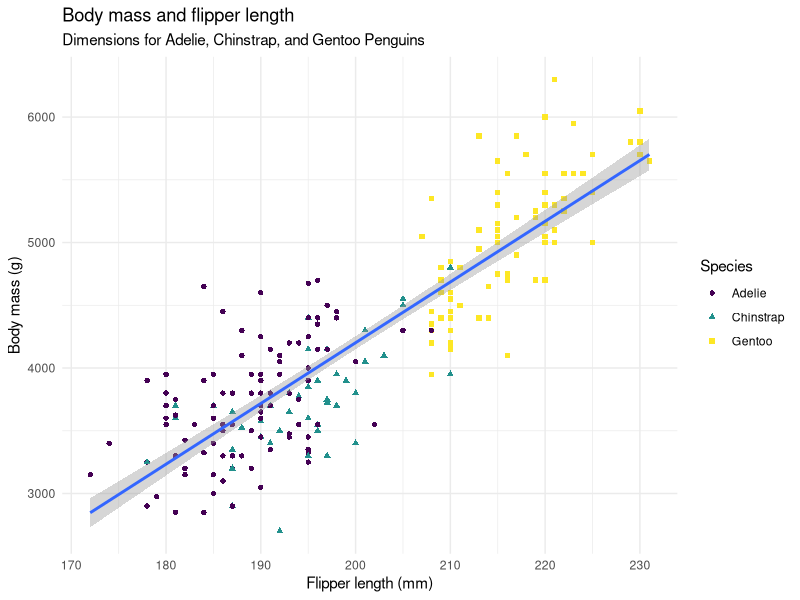
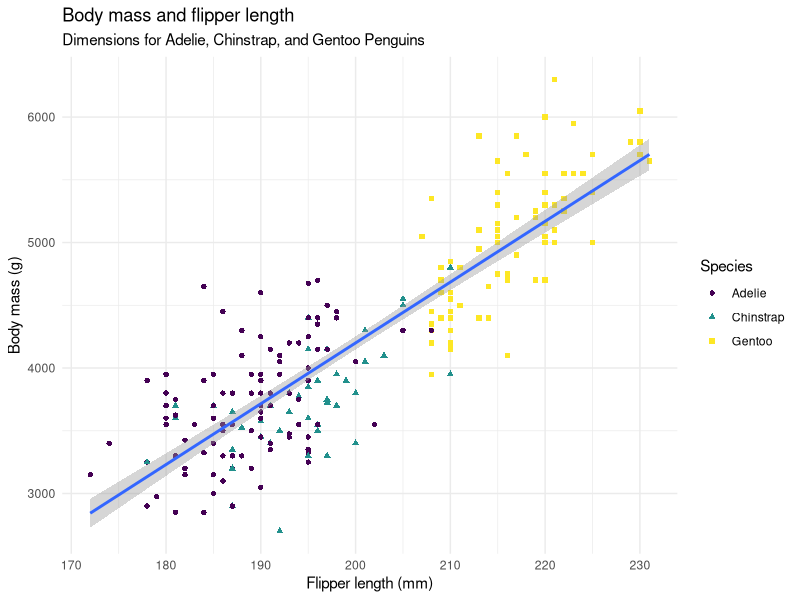
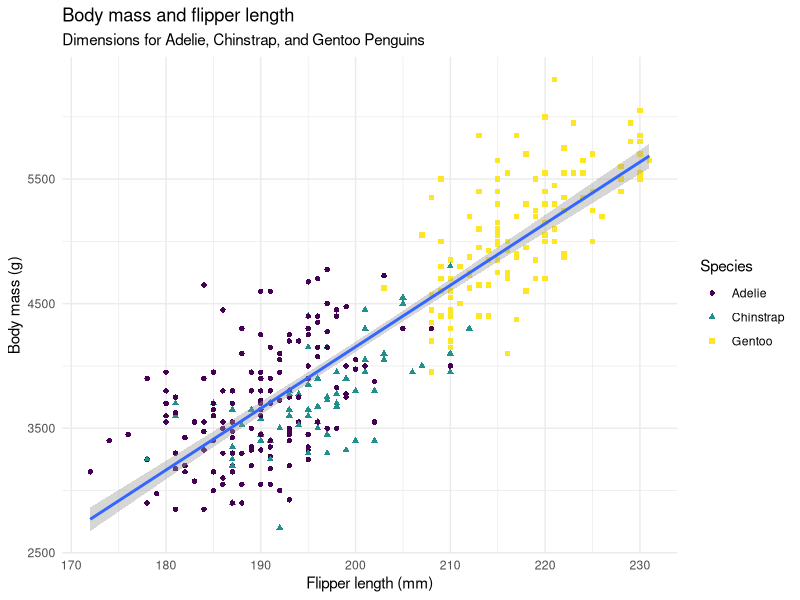
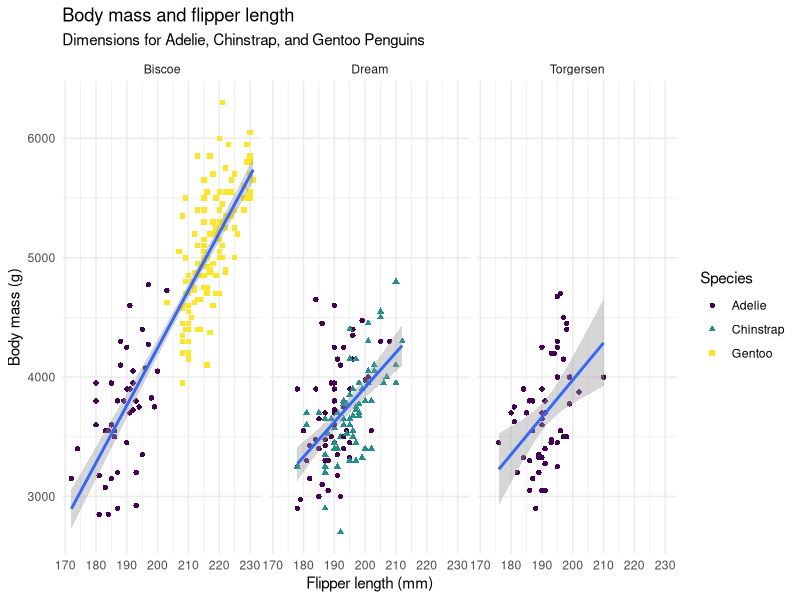

Here is the R script that generated these plots, in order:
## ---- chunk 1
# install.packages('knitr')
library(knitr)
opts_chunk$set(echo = T,  message = F)
# if you want to generate a PDF document you will need to install tex. Run the following commands:
# install.packages('tinytex')
# tinytex::install_tinytex()
## ---- chunk 2
# install.packages('tidyverse')
library(tidyverse)
# install.packages('here')
library(here)
## ---- chunk 3
penguins_v1 <- read_csv(here('data','raw','penguins_v1.csv'))
## ---- chunk 4
ggplot(
  data = penguins_v1,
  mapping = aes(x = flipper_length_mm, y = body_mass_g)
) +
  geom_point(aes(color = species, shape = species)) +
  geom_smooth(method = "lm") +
  labs(
    title = "Body mass and flipper length",
    subtitle = "Dimensions for Adelie, Chinstrap, and Gentoo Penguins",
    x = "Flipper length (mm)", y = "Body mass (g)",
    color = "Species", shape = "Species"
  ) +
  scale_color_viridis_d() +
  theme_minimal()
## ---- chunk 5
penguins_v1 %>% 
  filter(is.na(flipper_length_mm))
## ---- chunk 6
penguins_v2 <- read_csv(here('data','raw','penguins_v2.csv'))
## ---- chunk 7
penguins_v2 %>% 
  filter(id == 94)
## ---- chunk 8
ggplot( # this is a comment
  data = penguins_v2,
  mapping = aes(x = flipper_length_mm, y = body_mass_g)
) +
  geom_point(aes(color = species, shape = species)) +
  geom_smooth(method = "lm") +
  labs(
    title = "Body mass and flipper length",
    subtitle = "Dimensions for Adelie, Chinstrap, and Gentoo Penguins",
    x = "Flipper length (mm)", y = "Body mass (g)",
    color = "Species", shape = "Species"
  ) +
  scale_color_viridis_d() +
  theme_minimal()
## ---- chunk 9
# loading data file
penguins_v3 <- read_csv(here('data','raw','penguins_v3.csv'))
## ---- chunk 10
penguins_v3 %>% 
  count(year) %>%
  kable(caption = "Number of penguins by year")
## ---- chunk 11
ggplot(
  data = penguins_v3, # specifying data
  mapping = aes(x = flipper_length_mm, y = body_mass_g)
) +
  geom_point(aes(color = species, shape = species)) +
  geom_smooth(method = "lm") +
  labs(
    title = "Body mass and flipper length", # choosing a title 
    subtitle = "Dimensions for Adelie, Chinstrap, and Gentoo Penguins",
    x = "Flipper length (mm)", y = "Body mass (g)",
    color = "Species", shape = "Species"
  ) +
  scale_color_viridis_d() +
  theme_minimal() # specifying a theme
## ---- chunk 12

ggplot(
  data = penguins_v3,
  mapping = aes(x = flipper_length_mm, y = body_mass_g)
) +
  facet_wrap(. ~island) +
  geom_point(aes(color = species, shape = species)) +
  geom_smooth(method = "lm") +
  labs(
    title = "Body mass and flipper length",
    subtitle = "Dimensions for Adelie, Chinstrap, and Gentoo Penguins",
    x = "Flipper length (mm)", y = "Body mass (g)",
    color = "Species", shape = "Species"
  ) +
  scale_color_viridis_d() +
  theme_minimal()
## ---- chunk 13
# devtools::install_github("crsh/citr")
## ---- chunk 14
# this will generate different outputs
sample(1:10, 5) 
sample(1:10, 5)

# to get the same output, we need to set the seed each time
set.seed(42)
sample(1:10, 5) 
set.seed(42)
sample(1:10, 5)
